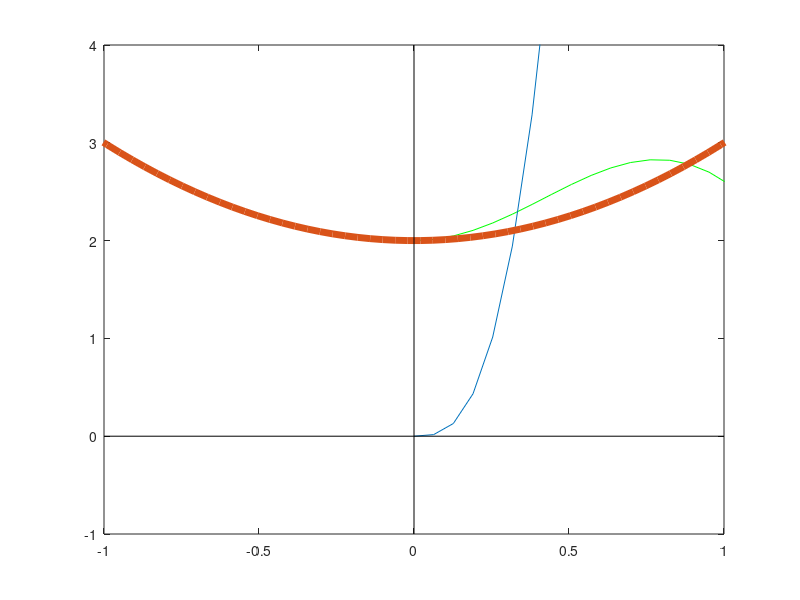

Write the MATLAB code that produced this figure.
%% Ejercicio 15

%% a)

x = @(t) sin(2*t);
y = @(t) sin(3*t);
t = linspace (0,2*pi);
plot (t,x(t), 'r', t,y(t),'k')
axis equal
shg

%% b)

xb = @ (t) 3*cos(t) - cos (3.*t);
yb = @ (t) (4*sin(t)).^3;
tb = linspace (0,2*pi);
plot (tb,xb(tb),'g', tb, yb(tb))


shg

%% Ejercicio 16

f = @(x) x.^2 +2;
x = linspace (-2,2);
hold on
plot (x,f(x),"LineWidth",5)

plot([-1,1],[0,0],'k')
plot([0,0],[-1,4],'k')

axis ([-1,1 , -1,4])
hold off
shg
